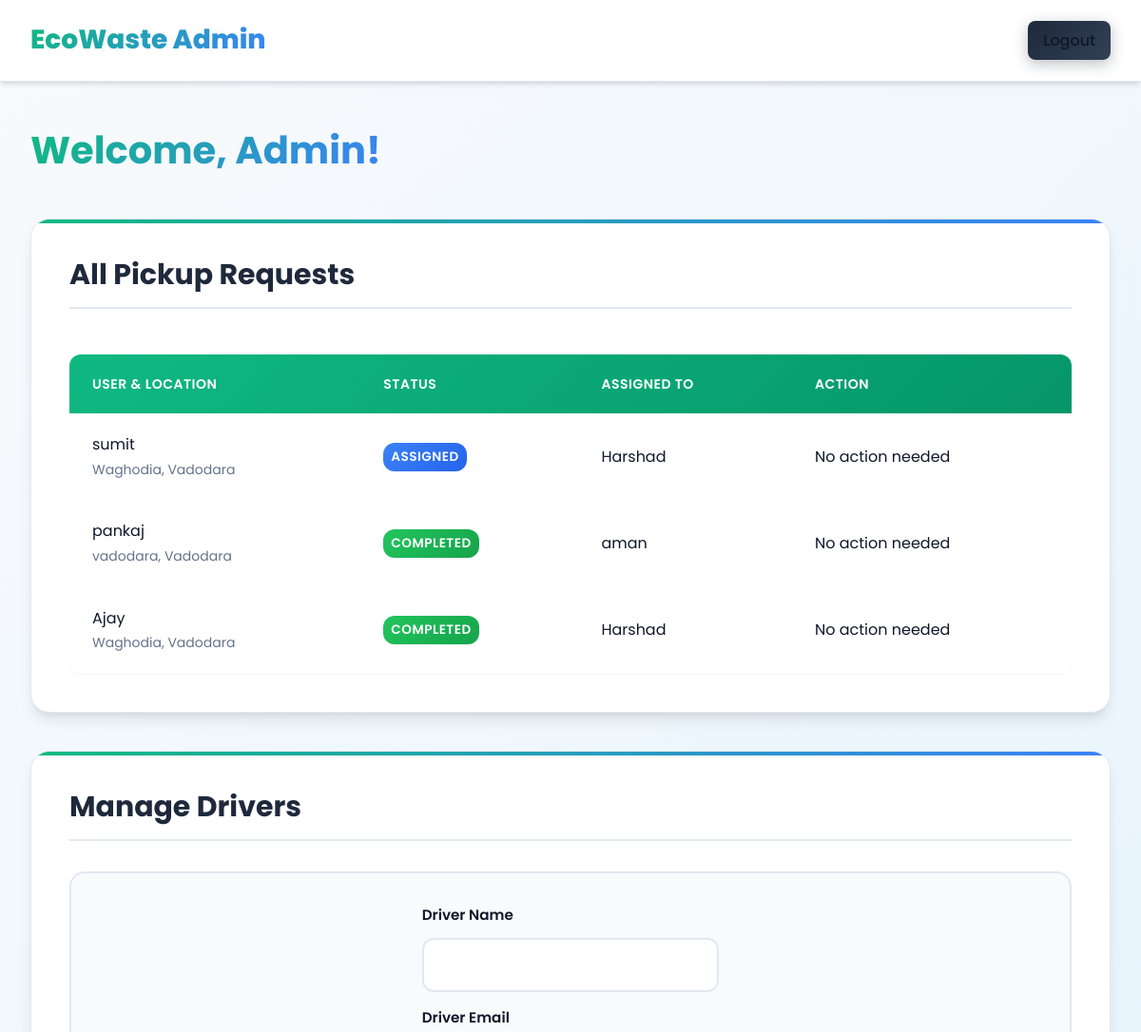
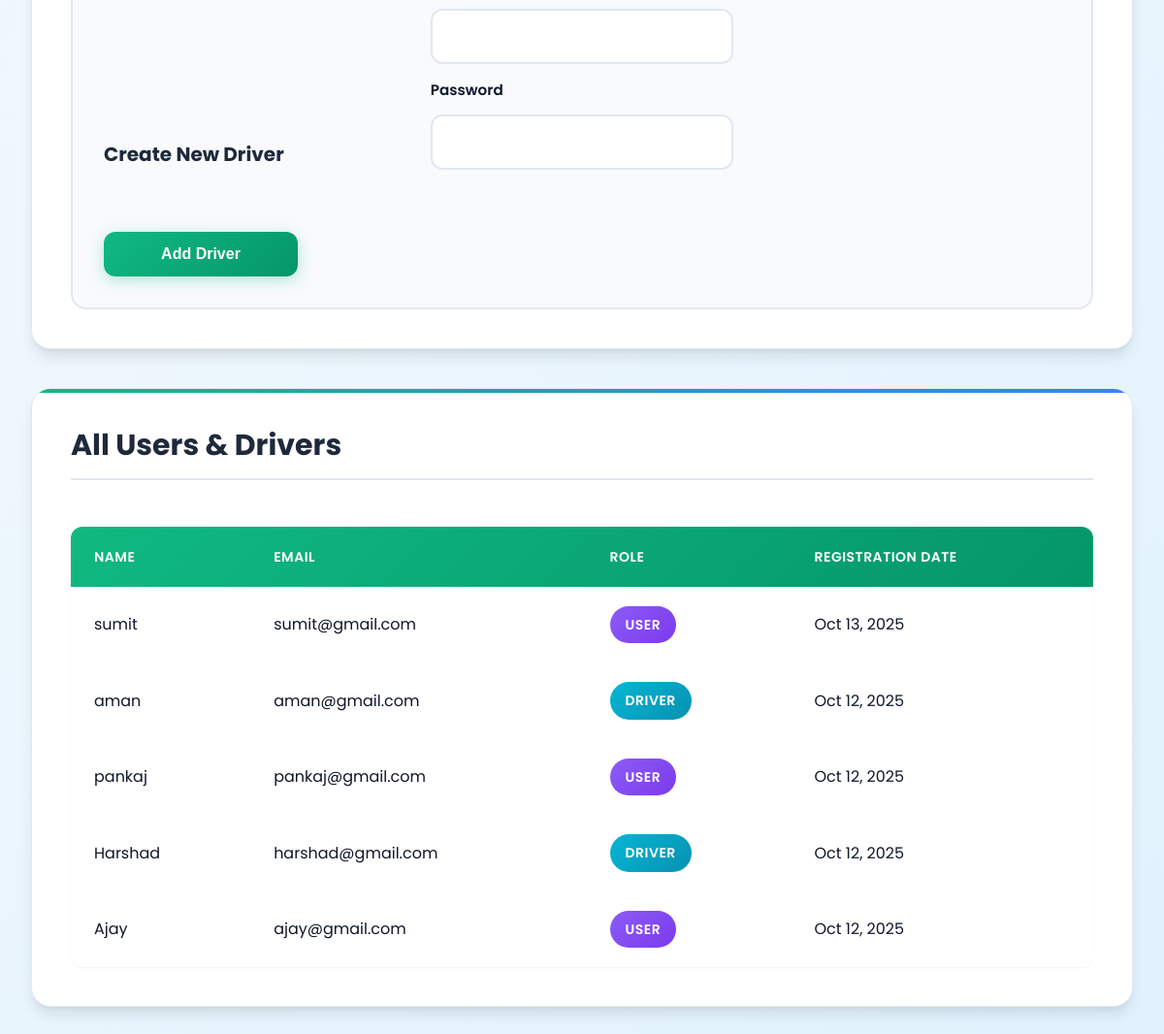
Page /admin_dashboard.php (signed in) on the committed database (2 pictures, top to bottom).
### tables this page shows
CREATE TABLE `pickups` (
  `id` int(11) NOT NULL,
  `user_id` int(11) NOT NULL,
  `driver_id` int(11) DEFAULT NULL,
  `area` varchar(255) NOT NULL,
  `city` varchar(255) NOT NULL,
  `pickup_date` date NOT NULL,
  `time_slot` varchar(50) NOT NULL,
  `waste_type` varchar(100) NOT NULL,
  `status` varchar(50) NOT NULL DEFAULT 'Scheduled',
  `requested_at` timestamp NOT NULL DEFAULT current_timestamp(),
  `updated_at` timestamp NOT NULL DEFAULT current_timestamp() ON UPDATE current_timestamp()
);

CREATE TABLE `users` (
  `id` int(11) NOT NULL,
  `name` varchar(100) NOT NULL,
  `email` varchar(100) NOT NULL,
  `password` varchar(255) NOT NULL,
  `is_admin` tinyint(1) NOT NULL DEFAULT 0,
  `created_at` timestamp NOT NULL DEFAULT current_timestamp()
);

CREATE TABLE `drivers` (
  `id` int(11) NOT NULL,
  `name` varchar(100) NOT NULL,
  `email` varchar(100) NOT NULL,
  `password` varchar(255) NOT NULL,
  `created_at` timestamp NOT NULL DEFAULT current_timestamp()
);

### admin_dashboard.php (the view, shortened to what this page needs)
<?php
require 'db.php';
$pickups_sql = "SELECT p.*, u.name as user_name, d.name as driver_name
                FROM pickups p
                JOIN users u ON p.user_id = u.id
                LEFT JOIN drivers d ON p.driver_id = d.id
                ORDER BY p.requested_at DESC";
$pickups_result = $conn->query($pickups_sql);
$drivers_result = $conn->query("SELECT id, name FROM drivers");
$drivers_list = $drivers_result->fetch_all(MYSQLI_ASSOC);
$all_people_sql = "(SELECT name, email, created_at, 'User' as role FROM users WHERE is_admin = FALSE)
                   UNION ALL
                   (SELECT name, email, created_at, 'Driver' as role FROM drivers)
                   ORDER BY created_at DESC";
$people_result = $conn->query($all_people_sql);
?>
<!DOCTYPE html>
<html lang="en">
<head>
    <link rel="stylesheet" href="style.css">
    <link rel="stylesheet" href="dashboard-style.css">
    <link rel="stylesheet" href="admin-style.css">
</head>
<body>
    <header>
        <nav>
            <div class="container">
                <a href="admin_dashboard.php" class="logo">EcoWaste Admin</a>
                <ul class="nav-links">
                    <li><a href="logout.php" class="btn btn-secondary">Logout</a></li>
                </ul>
            </div>
        </nav>
    </header>
    <main class="dashboard-main">
        <div class="container">
            <div class="dashboard-header">
                <h1>Welcome, <?= htmlspecialchars($_SESSION['admin_name']) ?>!</h1>
            </div>
            <section class="dashboard-section">
                <h2>All Pickup Requests</h2>
                <div class="table-container">
                    <table>
                        <thead>
                            <tr>
                                <th>User & Location</th>
                                <th>Status</th>
                                <th>Assigned To</th>
                                <th>Action</th>
                            </tr>
                        </thead>
                        <tbody>
                            <?php if ($pickups_result->num_rows > 0): while($row = $pickups_result->fetch_assoc()): ?>
                            <tr>
                                <td data-label="User & Location">
                                    <?= htmlspecialchars($row['user_name']) ?><br>
                                    <small><?= htmlspecialchars($row['area']) ?>, <?= htmlspecialchars($row['city']) ?></small>
                                </td>
                                <td data-label="Status">
                                    <span class="status-badge status-<?= strtolower(str_replace(' ', '-', $row['status'])) ?>">
                                        <?= htmlspecialchars($row['status']) ?>
                                    </span>
                                </td>
                                <td data-label="Assigned To">
                                    <?= htmlspecialchars($row['driver_name'] ?? 'Not Assigned') ?>
                                </td>
                                <td data-label="Action">
                                    <?php if ($row['status'] == 'Scheduled'): ?>
                                    <form method="POST" action="admin_dashboard.php" class="status-form">
                                        <input type="hidden" name="pickup_id" value="<?= $row['id'] ?>">
                                        <select name="driver_id" required>
                                            <option value="">Select Driver</option>
                                            <?php foreach ($drivers_list as $driver): ?>
                                            <option value="<?= $driver['id'] ?>"><?= htmlspecialchars($driver['name']) ?></option>
                                            <?php endforeach; ?>
                                        </select>
                                        <button type="submit" name="assign_driver">Assign</button>
                                    </form>
                                    <?php else: echo 'No action needed'; endif; ?>
                                </td>
                            </tr>
                            <?php endwhile; else: ?>
                                <tr><td colspan="4">No pickup requests found.</td></tr>
                            <?php endif; ?>
                        </tbody>
                    </table>
                </div>
            </section>
            <section class="dashboard-section">
                <h2>Manage Drivers</h2>
                <form action="admin_dashboard.php" method="post" class="pickup-form">
                    <h3>Create New Driver</h3>
                    <div class="form-row-compact"> <div class="form-group">
                            <label for="driver_name">Driver Name</label>
                            <input type="text" id="driver_name" name="driver_name" required>
                        </div>
                        <div class="form-group">
                            <label for="driver_email">Driver Email</label>
                            <input type="email" id="driver_email" name="driver_email" required>
                        </div>
                        <div class="form-group">
                            <label for="driver_password">Password</label>
                            <input type="password" id="driver_password" name="driver_password" required>
                        </div>
                    </div> <button type="submit" name="create_driver" class="btn btn-primary" >Add Driver</button>
                </form>
            </section>
             <section class="dashboard-section">
                <h2>All Users & Drivers</h2>
                <div class="table-container">
                    <table>
                        <thead>
                            <tr>
                                <th>Name</th>
                                <th>Email</th>
                                <th>Role</th>
                                <th>Registration Date</th>
                            </tr>
                        </thead>
                        <tbody>
                             <?php if ($people_result->num_rows > 0): ?>
                                <?php while($row = $people_result->fetch_assoc()): ?>
                                <tr>
                                    <td data-label="Name"><?= htmlspecialchars($row['name']) ?></td>
                                    <td data-label="Email"><?= htmlspecialchars($row['email']) ?></td>
                                    <td data-label="Role">
                                        <span class="role-badge role-<?= strtolower($row['role']) ?>">
                                            <?= htmlspecialchars($row['role']) ?>
                                        </span>
                                    </td>
                                    <td data-label="Registration Date"><?= date("M j, Y", strtotime($row['created_at'])) ?></td>
                                </tr>
                                <?php endwhile; ?>
                            <?php else: ?>
                                <tr><td colspan="4">No users or drivers found.</td></tr>
                            <?php endif; ?>
                        </tbody>
                    </table>
                </div>
            </section>
        </div>
    </main>
</body>
</html>

### style.css (style rules this page uses)
:root { --primary-color: #10b981; --primary-dark: #059669; --primary-light: #d1fae5; --secondary-color: #1e293b; --secondary-light: #334155; --accent-color: #3b82f6; --accent-light: #93c5fd; --background-color: #f8fafc; --surface-color: #ffffff; --text-primary: #0f172a; --text-secondary: #64748b; --border-color: #e2e8f0; --success-color: #22c55e; --warning-color: #f59e0b; --danger-color: #ef4444; --shadow-sm: 0 1px 2px 0 rgba(0, 0, 0, 0.05); --shadow-md: 0 4px 6px -1px rgba(0, 0, 0, 0.1), 0 2px 4px -1px rgba(0, 0, 0, 0.06); --shadow-lg: 0 10px 15px -3px rgba(0, 0, 0, 0.1), 0 4px 6px -2px rgba(0, 0, 0, 0.05); --shadow-xl: 0 20px 25px -5px rgba(0, 0, 0, 0.1), 0 10px 10px -5px rgba(0, 0, 0, 0.04); --transition-fast: 0.15s ease; --transition-base: 0.3s ease; --transition-slow: 0.5s ease; }
* { margin: 0; padding: 0; box-sizing: border-box; scroll-behavior: smooth; }
body { font-family: 'Poppins', -apple-system, BlinkMacSystemFont, 'Segoe UI', sans-serif; line-height: 1.6; color: var(--text-primary); background-color: var(--background-color); overflow-x: hidden; }
.container { max-width: 1200px; margin: 0 auto; padding: 0 2rem; }
h1, h2, h3 { line-height: 1.2; margin-bottom: 1rem; color: var(--text-primary); font-weight: 700; }
h1 { font-size: 3.5rem; background: linear-gradient(135deg, var(--primary-color) 0%, var(--accent-color) 100%); -webkit-background-clip: text; -webkit-text-fill-color: transparent; background-clip: text; }
h2 { font-size: 2.75rem; text-align: center; position: relative; padding-bottom: 1rem; }
h2::after { content: ''; position: absolute; bottom: 0; left: 50%; transform: translateX(-50%); width: 80px; height: 4px; background: linear-gradient(90deg, var(--primary-color), var(--accent-color)); border-radius: 2px; }
h3 { font-size: 1.5rem; color: var(--secondary-color); }
section { padding: 5rem 0; position: relative; }
header { background: rgba(255, 255, 255, 0.95); backdrop-filter: blur(10px); box-shadow: var(--shadow-md); position: sticky; top: 0; z-index: 100; border-bottom: 1px solid var(--border-color); animation: slideDown 0.5s ease; }
nav .container { display: flex; justify-content: space-between; align-items: center; padding: 1.25rem 2rem; }
.logo { font-size: 1.75rem; font-weight: 800; background: linear-gradient(135deg, var(--primary-color) 0%, var(--accent-color) 100%); -webkit-background-clip: text; -webkit-text-fill-color: transparent; background-clip: text; text-decoration: none; transition: transform var(--transition-base); display: inline-flex; align-items: center; gap: 0.5rem; }
.nav-links { list-style: none; display: flex; align-items: center; gap: 1rem; }
.nav-links li { position: relative; }
.nav-links a { text-decoration: none; color: var(--text-primary); font-weight: 500; padding: 0.5rem 1rem; border-radius: 8px; transition: all var(--transition-base); position: relative; }
.btn { display: inline-flex; align-items: center; justify-content: center; gap: 0.5rem; padding: 0.875rem 2rem; border-radius: 12px; text-decoration: none; font-weight: 600; font-size: 1rem; transition: all var(--transition-base); cursor: pointer; border: none; position: relative; overflow: hidden; }
.btn::before { content: ''; position: absolute; top: 50%; left: 50%; width: 0; height: 0; border-radius: 50%; background: rgba(255, 255, 255, 0.3); transform: translate(-50%, -50%); transition: width 0.6s, height 0.6s; }
.btn-primary { background: linear-gradient(135deg, var(--primary-color) 0%, var(--primary-dark) 100%); color: white; box-shadow: 0 4px 15px rgba(16, 185, 129, 0.3); }
.btn-secondary { background: linear-gradient(135deg, var(--secondary-color) 0%, var(--secondary-light) 100%); color: white; box-shadow: 0 4px 15px rgba(30, 41, 59, 0.3); }

### admin-style.css (style rules this page uses)
.status-badge { padding: 4px 8px; border-radius: 12px; color: white; font-size: 0.85rem; font-weight: 600; }
.status-completed { background-color: #27ae60; }
.form-row-compact { display: flex; flex-wrap: wrap; gap: 15px; margin-bottom: 20px; }
.form-row-compact .form-group { flex: 1; min-width: 200px; margin-bottom: 0; }
.dashboard-section form .btn-primary { margin-top: 20px; }

### rows in the picture
pickups: user.name "sumit", area "Waghodia", city "Vadodara", status "ASSIGNED", driver.name "Harshad", shows "No action needed"
pickups: user.name "pankaj", area "vadodara", city "Vadodara", status "COMPLETED", driver.name "aman", shows "No action needed"
pickups: user.name "Ajay", area "Waghodia", city "Vadodara", status "COMPLETED", driver.name "Harshad", shows "No action needed"

### other values in the picture
$_SESSION['admin_name'] "Admin"
$row['name'] "sumit"
$row['email'] "sumit@gmail.com"
$row['role'] "USER"
date("M j, Y", strtotime($row['created_at'])) "Oct 13, 2025"
$row['name'] "aman"
$row['email'] "aman@gmail.com"
$row['role'] "DRIVER"
date("M j, Y", strtotime($row['created_at'])) "Oct 12, 2025"
$row['name'] "pankaj"
$row['email'] "pankaj@gmail.com"
$row['name'] "Harshad"
$row['email'] "harshad@gmail.com"
$row['name'] "Ajay"
$row['email'] "ajay@gmail.com"
